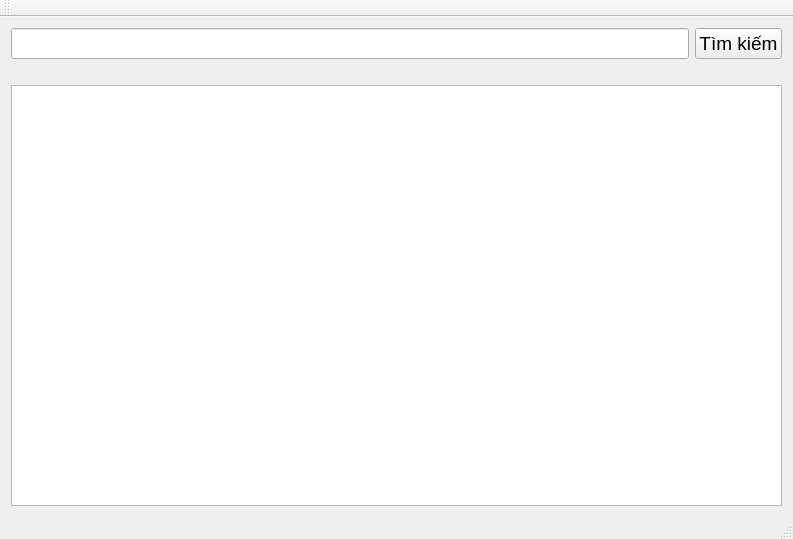
<?xml version="1.0" encoding="UTF-8"?>
<ui version="4.0">
 <class>MainWindow</class>
 <widget class="QMainWindow" name="MainWindow">
  <property name="geometry">
   <rect>
    <x>0</x>
    <y>0</y>
    <width>793</width>
    <height>539</height>
   </rect>
  </property>
  <property name="windowTitle">
   <string>Tìm kiếm subdomain</string>
  </property>
  <widget class="QWidget" name="centralWidget">
   <layout class="QGridLayout" name="gridLayout">
    <item row="0" column="1">
     <widget class="QPushButton" name="pushButton">
      <property name="font">
       <font>
        <pointsize>14</pointsize>
       </font>
      </property>
      <property name="text">
       <string>Tìm kiếm</string>
      </property>
     </widget>
    </item>
    <item row="0" column="0">
     <widget class="QLineEdit" name="lineEdit">
      <property name="font">
       <font>
        <pointsize>14</pointsize>
       </font>
      </property>
      <property name="toolTip">
       <string>&lt;!DOCTYPE HTML PUBLIC &quot;-//W3C//DTD HTML 4.0//EN&quot; &quot;http://www.w3.org/TR/REC-html40/strict.dtd&quot;&gt;
&lt;html&gt;&lt;head&gt;&lt;meta name=&quot;qrichtext&quot; content=&quot;1&quot; /&gt;&lt;style type=&quot;text/css&quot;&gt;
p, li { white-space: pre-wrap; }
&lt;/style&gt;&lt;/head&gt;&lt;body style=&quot; font-family:'MS Shell Dlg 2'; font-size:14pt; font-weight:400; font-style:normal;&quot;&gt;
&lt;p style=&quot; margin-top:0px; margin-bottom:0px; margin-left:0px; margin-right:0px; -qt-block-indent:0; text-indent:0px;&quot;&gt;Nhập vào domain ( VD &amp;quot;Google.com&amp;quot; )và bấm nút &amp;quot;tìm kiếm&amp;quot;&lt;/p&gt;&lt;/body&gt;&lt;/html&gt;</string>
      </property>
      <property name="text">
       <string/>
      </property>
     </widget>
    </item>
    <item row="2" column="0" colspan="2">
     <widget class="QTableView" name="tableView"/>
    </item>
    <item row="1" column="0">
     <widget class="QLabel" name="label">
      <property name="text">
       <string/>
      </property>
     </widget>
    </item>
   </layout>
  </widget>
  <widget class="QMenuBar" name="menuBar">
   <property name="geometry">
    <rect>
     <x>0</x>
     <y>0</y>
     <width>793</width>
     <height>20</height>
    </rect>
   </property>
  </widget>
  <widget class="QToolBar" name="mainToolBar">
   <attribute name="toolBarArea">
    <enum>TopToolBarArea</enum>
   </attribute>
   <attribute name="toolBarBreak">
    <bool>false</bool>
   </attribute>
  </widget>
  <widget class="QStatusBar" name="statusBar"/>
 </widget>
 <layoutdefault spacing="6" margin="11"/>
 <resources/>
 <connections/>
</ui>
